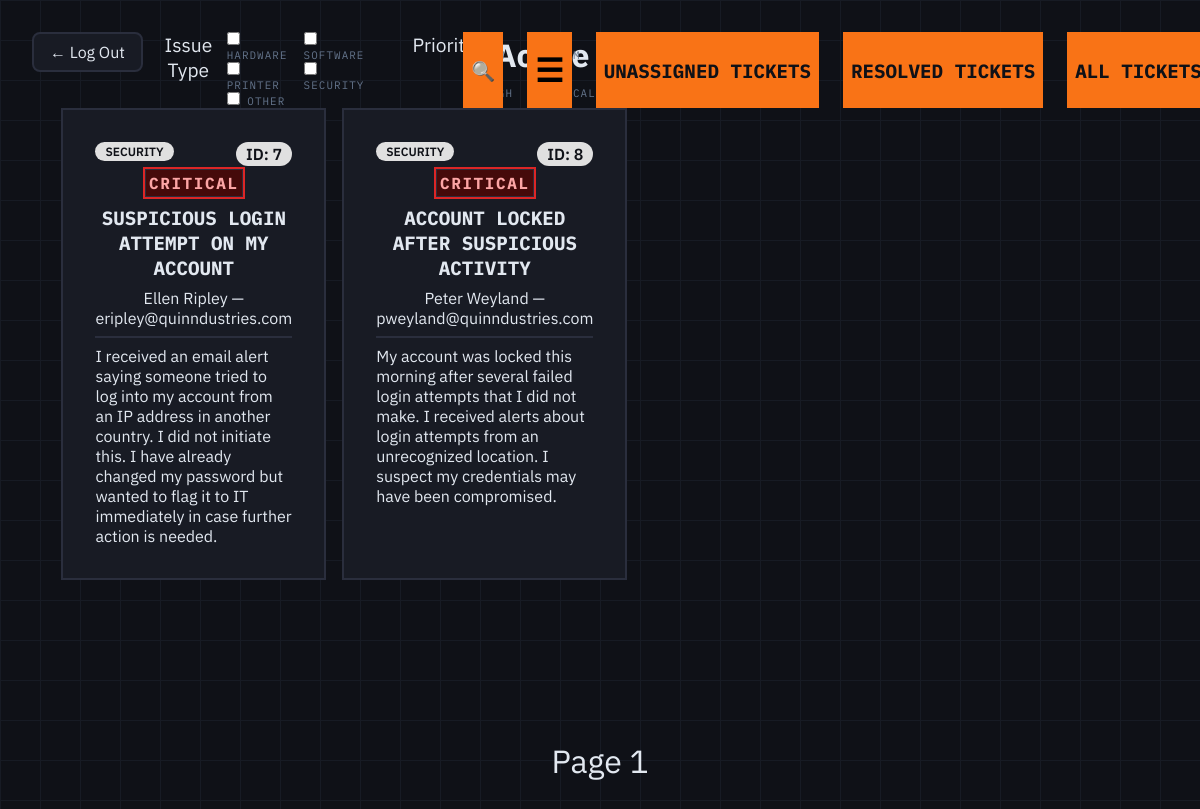
The page /tickets/view?tab=active&page=1 (signed in) on the database its author committed.
### tables this page shows
CREATE TABLE tickets (
            id INTEGER PRIMARY KEY AUTOINCREMENT,
            ticketer_name TEXT NOT NULL,
            ticketer_email TEXT NOT NULL,
            issue_type TEXT NOT NULL,
            priority TEXT,
            summary TEXT NOT NULL,
            description TEXT NOT NULL,
            status TEXT NOT NULL,
            resolution_details TEXT,
            specialist_username_assigned TEXT,
            submission_date TEXT NOT NULL,
            assignment_date TEXT,
            resolution_date TEXT   
            );

### app.py (the view)
@app.route('/tickets/view', methods=['GET'])
def viewTickets():
    auth_error = it_only_check()
    if auth_error:
        return render_template("login.html")
    page = request.args.get('page', 1, type=int)
    tab = request.args.get('tab','all')
    if page < 1:
        return jsonify({"error": "invalid page number"}), 400
    if not tab in ['unassigned','active','resolved', 'all']:
        return jsonify({"error": "invalid tab type"}), 400
    db = get_db()
    if tab == 'all':
        total = db.execute('SELECT COUNT(*) FROM tickets').fetchone()[0]
        tickets = db.execute('SELECT * FROM tickets LIMIT ? OFFSET ?', (TICKETS_PER_PAGE, (page-1) * TICKETS_PER_PAGE,)).fetchall()
    else:
        total = db.execute('SELECT COUNT(*) FROM tickets WHERE status = ?', (tab,)).fetchone()[0]
        tickets = db.execute('SELECT * FROM tickets WHERE status = ? LIMIT ? OFFSET ?', (tab, TICKETS_PER_PAGE, (page-1) * TICKETS_PER_PAGE,)).fetchall()
    db.close()
    max_page = max(1, -(-total // TICKETS_PER_PAGE))
    if page > max_page:
        return redirect(f'/tickets/view?tab={tab}&page={max_page}')
    return render_template("tickets.html", tickets=[dict(t) for t in tickets], tab=tab, page_num = page, has_next=(page * TICKETS_PER_PAGE) < total)

### app.py (called while the page is built)
def it_only_check():
    if not session.get("is_it_department"):
        return jsonify({"error": "unauthorized"}), 403
    return None

### database.py (called while the page is built)
def get_db():
    conn = sqlite3.connect(DATABASE)
    conn.row_factory = sqlite3.Row
    return conn

### templates/tickets.html (shortened to what this page needs)
<!DOCTYPE html>
<html lang="en">
<head>
  <link href="/static/ticketstyles.css" rel="stylesheet">
</head>
<body>
  <h1 id="page-title"> {{tab | capitalize}} Tickets</h1>
  <a class="return-arrow" onclick="logout()">← Log Out</a>
  <nav id="ticket-list-navbar">
    <div id="navbar-left">
      <div id="issue-type-filter" class="filter-category">
        <p class="filter-label">Issue Type</p>
        <div class="filter-group">
          <label><input type="checkbox" value="hardware" onchange="applyFilters()"> Hardware</label>
          <label><input type="checkbox" value="software" onchange="applyFilters()"> Software</label>
          <label><input type="checkbox" value="printer" onchange="applyFilters()"> Printer</label>
          <label><input type="checkbox" value="security" onchange="applyFilters()"> Security</label>
          <label><input type="checkbox" value="other" onchange="applyFilters()"> Other</label>
        </div>
      </div>
      <div id ="priority-filter" class="filter-category">
        <p class="filter-label">Priority</p>
        <div class="filter-group">
          <label><input type="checkbox" value="low" onchange="applyFilters()"> Low</label>
          <label><input type="checkbox" value="medium" onchange="applyFilters()"> Medium</label>
          <label><input type="checkbox" value="high" onchange="applyFilters()"> High</label>
          <label><input type="checkbox" value="critical" onchange="applyFilters()"> Critical</label>
        </div>
      </div>
    </div>
    <div id="navbar-right">
      <button id="search-btn" class="toggle btn" onclick="toggleSearch()" ><span id="search-icon">🔍</span></button>
      <button id="toggle-display-btn" class="toggle btn" onclick="toggleLayout()" ><span id="toggle-icon">☰</span></button>
      <div id="status-btn-container">
        <a id="unassigned-btn" class="btn" href="/tickets/view?tab=unassigned&amp;page={{page_num}}">Unassigned Tickets</a>
        <a id="resolved-btn" class="btn" href="/tickets/view?tab=resolved&amp;page={{page_num}}">Resolved Tickets</a>
        <a id="all-btn" class="btn" href="/tickets/view?tab=all&amp;page={{page_num}}">All Tickets</a>
      </div>
    </div>
  </nav>
  {% if tickets %}
  <section id="ticket-list" class="ticket-list grid-view">
      {% for ticket in tickets%}
        <a href="/tickets/view/{{ticket.id}}">
          <div class="ticket-card">
            <p class="id-badge">ID: {{ ticket.id }}</p>
            <div class="ticket-header">
              <p class="badge">{{ ticket.issue_type }}</p>
              {% if ticket.status == 'active' %}
                <div class="priority priority-{{ ticket.priority }}">{{ ticket.priority }}</div>
              {% else %}
              <div class="priority priority-inactive">{{ ticket.status }}</div>
              {% endif %}
            </div>
            <h3>{{ ticket.summary }}</h3>
            <p class="ticket-meta">{{ ticket.ticketer_name }} — {{ ticket.ticketer_email }}</p>
            <p class="ticket-description">{{ ticket.description | truncate(240) }}</p>
          </div>
        </a>
      {% endfor %}
  </section>
  {% else %}
      <p id="no-tickets">No tickets yet.</p>
  {% endif %}
  <div id="pagination-controls">
    <div id="page-num">Page {{ page_num }}</div>
</div>
</body>
</html>

### rows shown on the page
tickets: id "7", issue_type "SECURITY", priority "CRITICAL", summary "SUSPICIOUS LOGIN ATTEMPT ON MY ACCOUNT", ticketer_name "Ellen Ripley", ticketer_email "eripley@quinndustries.com", description "I received an email alert saying someone tried to log into my account from an IP address in another country. I did not initiate this. I have already changed my password but wanted to flag it to IT immediately in case further action is needed."
tickets: id "8", issue_type "SECURITY", priority "CRITICAL", summary "ACCOUNT LOCKED AFTER SUSPICIOUS ACTIVITY", ticketer_name "Peter Weyland", ticketer_email "pweyland@quinndustries.com", description "My account was locked this morning after several failed login attempts that I did not make. I received alerts about login attempts from an unrecognized location. I suspect my credentials may have been compromised."

### other values the page prints
{{ page_num }} "1"
